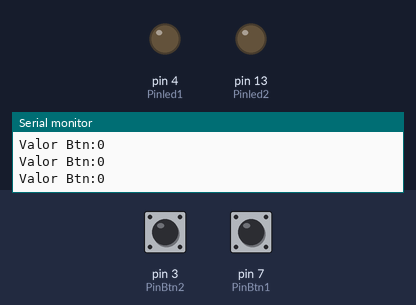
Bench run of a sketch on a simulated Arduino Uno, built with avr-gcc and run on an emulated ATmega328P. Shown: output pins drawn as LEDs (lit = HIGH), the last lines printed to the serial monitor. Dashed ring = blinking. Inputs (shaded band) come from the test bench; at power-on: pin 3 (PinBtn2) LOW, pin 7 (PinBtn1) LOW.

Above: at 1.2 s.
1.3 s: pin 3 (PinBtn2) pulled HIGH for 1 s
At 1.55 s:
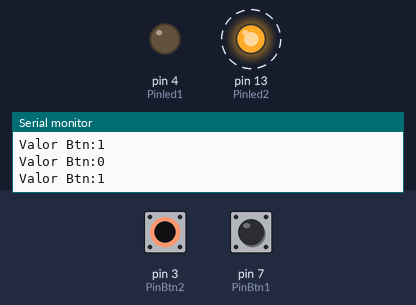
4.3 s: pin 7 (PinBtn1) pulled HIGH for 0.15 s
At 4.41 s:
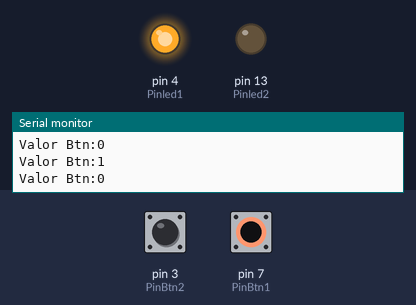
6.0 s: pin 7 (PinBtn1) pulled HIGH for 3.2 s
At 10.0 s:
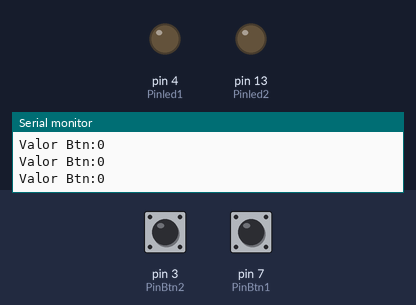
10.7 s: pin 3 (PinBtn2) pulled HIGH for 3.2 s
At 10.98 s:
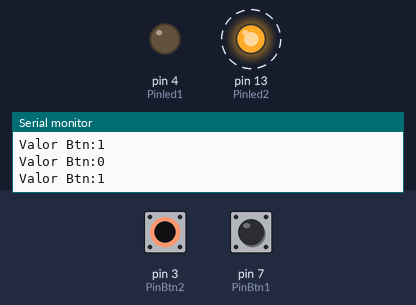
15.4 s: pin 3 (PinBtn2) driven HIGH and pin 7 (PinBtn1) driven HIGH
At 15.7 s:
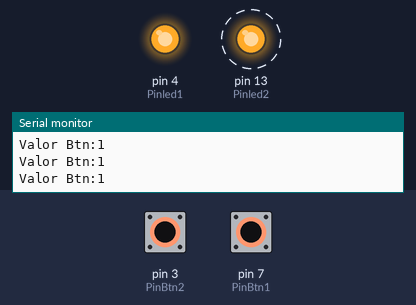
Timing chart, 0 to 19.4 s (numbered marks = the images above; inputs shaded):
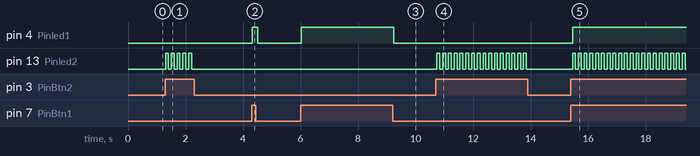

The sketch:

botoes.ino
```cpp
#define PinBtn1 7
#define PinBtn2 3
#define Pinled1 4
#define Pinled2 13

int wPisca = 0;

void setup() {
  // put your setup code here, to run once:
  pinMode(Pinled1, OUTPUT);
  pinMode(PinBtn1, INPUT);

  pinMode(Pinled2, OUTPUT);
  pinMode(PinBtn2, INPUT);

  Serial.begin(9600); // escreve na porta serial (monitor do sistema) ==> debug
  Serial.println("Valor do BTN");
}

void loop() {

  Serial.print("Valor Btn:");
  Serial.println(digitalRead(PinBtn1));
  Serial.print("Valor Btn:");
  Serial.println(digitalRead(PinBtn2));

  if (digitalRead(PinBtn1) != LOW)
    {
    digitalWrite(Pinled1, HIGH);
    }
  else
    {
    digitalWrite(Pinled1, LOW);
    }

  if (digitalRead(PinBtn2) == HIGH)
    {
      if (wPisca==0){
        wPisca=2;
      }
      else{
        wPisca=0;
      }
    }

  if (wPisca == 2){
     digitalWrite(Pinled2, !digitalRead(Pinled2));
  }
   else {
     digitalWrite(Pinled2, LOW);
  }

  delay(100);
 }
```

Measured:
- after the input at 1.3 s, pin 13 (Pinled2): alternates HIGH for 0.10 s and LOW for 0.10 s, 10 changes in all, then stays LOW, starting at once
- after the input at 4.3 s, pin 4 (Pinled1): LOW → HIGH at once, → LOW 0.20 s later
- after the input at 6.0 s, pin 4 (Pinled1): LOW → HIGH at once, → LOW 3.2 s later
- after the input at 10.7 s, pin 13 (Pinled2): alternates HIGH for 0.10 s and LOW for 0.10 s, 32 changes in all, then stays LOW, starting at once
- after the input at 15.4 s, pin 4 (Pinled1): LOW → HIGH after 0.06 s; pin 13 (Pinled2): alternates HIGH for 0.10 s and LOW for 0.10 s, starting after 0.06 s
